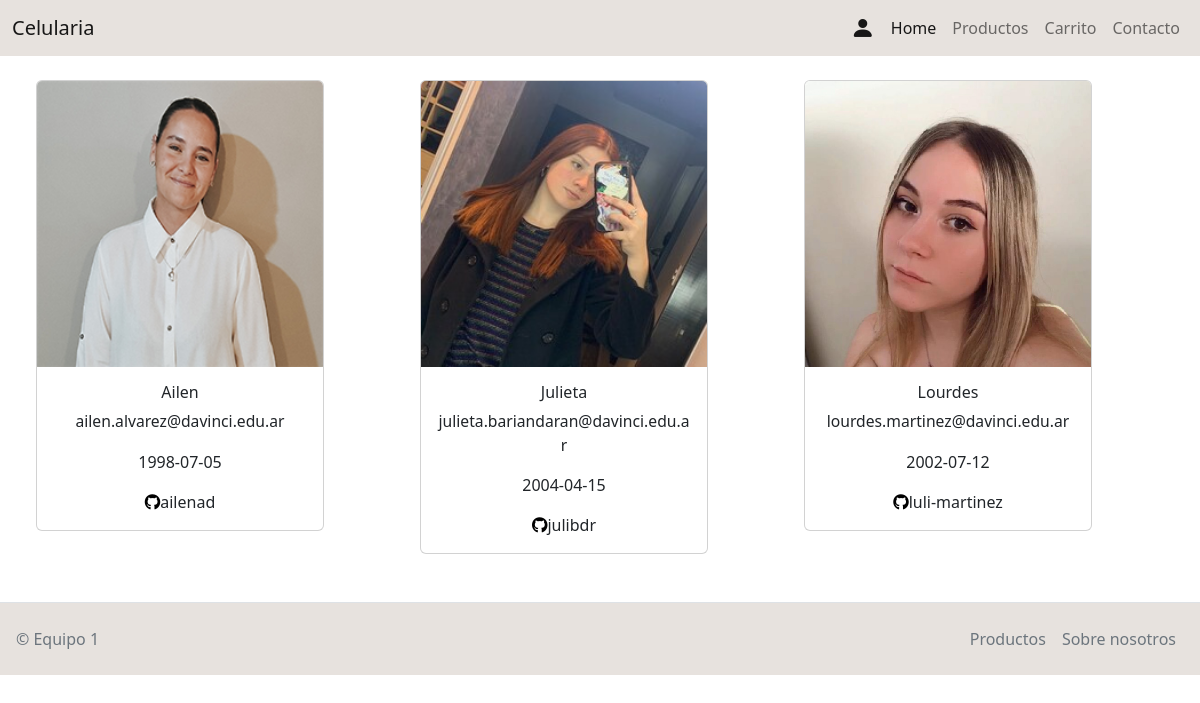
Page /index.php?seccion=sobreNosotros on the committed database.
### tables this page shows
CREATE TABLE `alumnos` (
  `nombre` varchar(20) NOT NULL,
  `apellido` varchar(20) NOT NULL,
  `imagen` varchar(50) NOT NULL,
  `correo` varchar(100) NOT NULL,
  `redes` varchar(20) NOT NULL,
  `edad` date NOT NULL
);

### index.php (called while the page is built, shortened)
<?php
    $vista = isset($_GET['seccion']) ? $_GET['seccion'] : 'home';
    $existe = file_exists("views/$vista.php");
    $vista_final = $existe ? $vista : '404';
?>
<?php include('partials/header.php') ?>
<?php include ("views/$vista_final.php")?>
<?php include('partials/footer.php') ?>

### classes/Alumnos.php (called while the page is built, shortened)
<?php
class Alumnos
{
    protected $nombre;
    protected $edad;
    protected $imagen;
    protected $correo;
    protected $redes;
    public function getAll(): array {
        $conexion = (new Connection())->getConection();
        $query = "SELECT * FROM alumnos";
        $stmt = $conexion->prepare($query);
        $stmt->setFetchMode(PDO::FETCH_CLASS, self::class);
        $stmt->execute();
        return $stmt->fetchAll();
    }
    public function getNombre()
    {
        return $this->nombre;
    }
    public function getImagen()
    {
        return $this->imagen;
    }
    public function getCorreo()
    {
        return $this->correo;
    }
    public function getRedes(){
        return $this->redes;
    }
     public function getEdad(){
        return $this->edad;
    }
}

### views/sobreNosotros.php (the view, shortened to what this page needs)
<?php
require_once 'classes/Alumnos.php';
$miAlumno = new Alumnos();
$alumnos = $miAlumno->getAll();
?>
<div class="contenedor">
    <div class='row row-cols-1 row-cols-md-3 m-4 g-3'>
    <?php foreach ($alumnos as $item) {?>
        <div class='col mb-4'>
            <div class='card g-3' style='width: 18rem'>
                <img src="<?= $item->getImagen() ?>" class='card-img-top' alt="<?= $item->getNombre() ?>">
                <div class='card-body'>
                    <h2 class='card-title-nosotros'><?= $item->getNombre() ?></h2>
                    <p class='card-text-correo'><?= $item->getCorreo() ?></p>
                    <p class='card-text'><?= $item->getEdad() ?></p>
                    <p class='card-text'><i class='fa-brands fa-github' style='color: #000000;'></i><?= $item->getRedes() ?></p>
                </div>
            </div>
        </div>
    <?php } ?>
    </div>
</div>

### partials/header.php (shortened to what this page needs)
<!DOCTYPE html>
<html lang="es">
<head>
    <link href="https://cdn.jsdelivr.net/npm/bootstrap@5.2.0-beta1/dist/css/bootstrap.min.css" rel="stylesheet">
    <link rel="stylesheet" href="https://cdn.jsdelivr.net/npm/bootstrap-icons@1.10.5/font/bootstrap-icons.css">
    <link href="css/styles.css" rel="stylesheet">
</head>
<body>
<nav class="navbar navbar-expand-lg navbar-light miNav">
    <div class="container-fluid">
        <a class="navbar-brand" href="index.php?seccion=home">Celularia</a>
        <div class="collapse navbar-collapse" id="navbarNavDropdown">
            <ul class="navbar-nav ms-auto">
            <li class="nav-item">
                    <a class="nav-link active" href="index.php?seccion=login"><i class="bi bi-person-fill" style="font-size:x-large;
	margin-right: auto;"></i></a>
                </li>
                <li class="nav-item">
                    <a class="nav-link active" href="index.php?seccion=home">Home</a>
                </li>
                <li class="nav-item">
                    <a class="nav-link" href="index.php?seccion=productos">Productos</a>
                </li>
                <li class="nav-item">
                    <a class="nav-link" href="index.php?seccion=carrito">Carrito</a>
                </li>
                <li class="nav-item">
                    <a class="nav-link" href="index.php?seccion=contacto">Contacto</a>
                </li>
            </ul>
        </div>
    </div>
</nav>

### partials/footer.php (shortened to what this page needs)
  <footer class="d-flex flex-wrap justify-content-between align-items-center py-3 my-4 p-3 border-top miNav">
    <p class="col-md-4 mb-0 text-muted">© Equipo 1</p>
    <ul class="nav col-md-4 justify-content-end">
      <li class="nav-item"><a href="index.php?seccion=productos" class="nav-link px-2 text-muted">Productos</a></li>
      <li class="nav-item"><a href="index.php?seccion=sobreNosotros" class="nav-link px-2 text-muted">Sobre nosotros</a></li>
    </ul>
  </footer>
  </body>
</html>

### css/styles.css (style rules this page uses)
.miNav { background-color: #E7E2DE; }
.card-title-nosotros { font-size: 1rem; font-weight: 500; }
.card-text-correo { font-size: 0.98rem; }
.row { justify-content: center; --bs-gutter-x: 1.5rem; --bs-gutter-y: 0; display: flex; flex-wrap: wrap; margin-top: calc(-1 * var(--bs-gutter-y)); margin-right: calc(-.5 * var(--bs-gutter-x)); margin-left: calc(-.5 * var(--bs-gutter-x)); text-align: center !important; }

### rows in the picture
alumnos: imagen+nombre (picture), nombre "Ailen", correo "ailen.alvarez@davinci.edu.ar", edad "1998-07-05", redes "ailenad"
alumnos: imagen+nombre (picture), nombre "Julieta", correo "julieta.bariandaran@davinci.edu.ar", edad "2004-04-15", redes "julibdr"
alumnos: imagen+nombre (picture), nombre "Lourdes", correo "lourdes.martinez@davinci.edu.ar", edad "2002-07-12", redes "luli-martinez"
